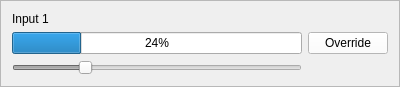
<?xml version="1.0" encoding="UTF-8"?>
<ui version="4.0">
 <class>InputFaderFrame</class>
 <widget class="QFrame" name="InputFaderFrame">
  <property name="geometry">
   <rect>
    <x>0</x>
    <y>0</y>
    <width>400</width>
    <height>72</height>
   </rect>
  </property>
  <property name="sizePolicy">
   <sizepolicy hsizetype="Expanding" vsizetype="Fixed">
    <horstretch>0</horstretch>
    <verstretch>0</verstretch>
   </sizepolicy>
  </property>
  <property name="maximumSize">
   <size>
    <width>1653245</width>
    <height>72</height>
   </size>
  </property>
  <property name="windowTitle">
   <string>Frame</string>
  </property>
  <property name="frameShape">
   <enum>QFrame::StyledPanel</enum>
  </property>
  <property name="frameShadow">
   <enum>QFrame::Raised</enum>
  </property>
  <layout class="QVBoxLayout" name="verticalLayout">
   <item>
    <layout class="QGridLayout" name="gridLayout">
     <property name="sizeConstraint">
      <enum>QLayout::SetMaximumSize</enum>
     </property>
     <item row="0" column="0">
      <widget class="QLabel" name="labelName">
       <property name="text">
        <string>Input 1</string>
       </property>
      </widget>
     </item>
     <item row="0" column="1" rowspan="3">
      <widget class="QPushButton" name="buttonOverride">
       <property name="styleSheet">
        <string notr="true">background-color: rgb(255, 255, 255);</string>
       </property>
       <property name="text">
        <string>Override</string>
       </property>
      </widget>
     </item>
     <item row="1" column="0">
      <widget class="QProgressBar" name="progressBar">
       <property name="value">
        <number>24</number>
       </property>
      </widget>
     </item>
     <item row="2" column="0">
      <widget class="QSlider" name="slider">
       <property name="enabled">
        <bool>false</bool>
       </property>
       <property name="minimum">
        <number>0</number>
       </property>
       <property name="maximum">
        <number>100</number>
       </property>
       <property name="value">
        <number>24</number>
       </property>
       <property name="orientation">
        <enum>Qt::Horizontal</enum>
       </property>
      </widget>
     </item>
    </layout>
   </item>
  </layout>
 </widget>
 <resources/>
 <connections/>
</ui>
